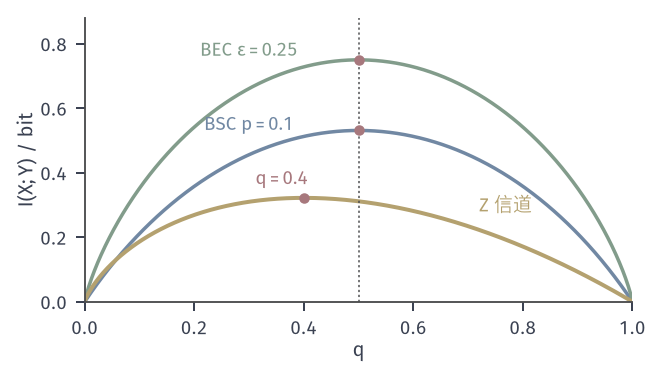

Write Python code to recreate this figure.
from pathlib import Path
import sys
HERE = Path(__file__).resolve().parent
sys.path.insert(0, str(HERE.parent/"dcc-common"))
from dcc_fig import *
# Mutual information I(X;Y) in bits as a function of the input probability q = P(X=1) for three fixed channels:
# BSC(0.1), BEC(0.25), Z-channel (1 -> 0 with probability 1/2). Red dots mark the maxima (the capacities).
q = np.linspace(0, 1, 801)
chans = [('BSC', bsc(BSC_P), BLUE), ('BEC', bec(BEC_E), GREEN), ('Z', Z, YELLOW)]
fig, ax = figure(width_mm=92, height_mm=52)
panel(fig, left=.13, right=.97, top=.95, bottom=.18)
facts = {}
for name, W, col in chans:
    I = np.array([mi(np.array([1-t, t]), W) for t in q])
    k = I.argmax(); ax.plot(q, I, color=col, lw=1.4 if name != 'Z' else 1.6)
    dot(ax, q[k], I[k]); facts[name] = {'argmax_q': float(q[k]), 'capacity': float(I[k]), 'I_uniform': float(I[400])}
lab(ax, .3, .76, r'BEC $\varepsilon=0.25$', GREEN, ha='center')
lab(ax, .3, .53, r'BSC $p=0.1$', BLUE, ha='center')
lab(ax, .72, .28, 'Z 信道', YELLOW)
lab(ax, .36, facts['Z']['capacity']+.04, r'$q=0.4$', RED, ha='center')
ax.axvline(.5, color=STROKE, lw=.6, ls=DOT)
ax.set_xlim(0, 1); ax.set_ylim(0, .88); ax.set_xlabel(r'$q$', labelpad=1); ax.set_ylabel(r'$I(X;Y)$ / bit', labelpad=1)
save(fig, HERE, 'figure', facts)
